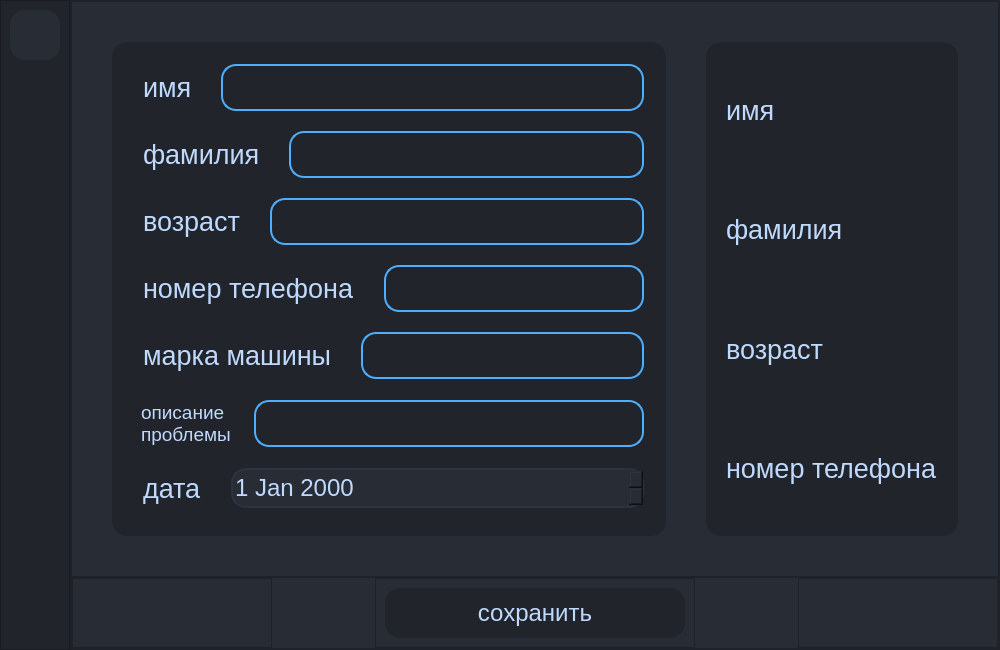
<?xml version="1.0" encoding="UTF-8"?>
<ui version="4.0">
 <class>UserWindow</class>
 <widget class="QMainWindow" name="UserWindow">
  <property name="geometry">
   <rect>
    <x>0</x>
    <y>0</y>
    <width>1000</width>
    <height>650</height>
   </rect>
  </property>
  <property name="minimumSize">
   <size>
    <width>1000</width>
    <height>650</height>
   </size>
  </property>
  <property name="font">
   <font>
    <pointsize>18</pointsize>
   </font>
  </property>
  <property name="windowTitle">
   <string>MainWindow</string>
  </property>
  <widget class="QWidget" name="centralwidget">
   <property name="styleSheet">
    <string notr="true">background-color: rgb(40, 44, 52);

font-family:&quot;Segoe UI&quot;;</string>
   </property>
   <layout class="QHBoxLayout" name="horizontalLayout">
    <property name="spacing">
     <number>0</number>
    </property>
    <property name="leftMargin">
     <number>0</number>
    </property>
    <property name="topMargin">
     <number>0</number>
    </property>
    <property name="rightMargin">
     <number>0</number>
    </property>
    <property name="bottomMargin">
     <number>0</number>
    </property>
    <item>
     <widget class="QFrame" name="Left_Frame">
      <property name="minimumSize">
       <size>
        <width>70</width>
        <height>0</height>
       </size>
      </property>
      <property name="maximumSize">
       <size>
        <width>70</width>
        <height>16777215</height>
       </size>
      </property>
      <property name="styleSheet">
       <string notr="true">background-color: rgb(33, 37, 43);</string>
      </property>
      <property name="frameShape">
       <enum>QFrame::StyledPanel</enum>
      </property>
      <property name="frameShadow">
       <enum>QFrame::Raised</enum>
      </property>
      <property name="lineWidth">
       <number>0</number>
      </property>
      <widget class="QPushButton" name="btn_exit_user">
       <property name="geometry">
        <rect>
         <x>10</x>
         <y>10</y>
         <width>50</width>
         <height>50</height>
        </rect>
       </property>
       <property name="minimumSize">
        <size>
         <width>50</width>
         <height>50</height>
        </size>
       </property>
       <property name="maximumSize">
        <size>
         <width>50</width>
         <height>50</height>
        </size>
       </property>
       <property name="cursor">
        <cursorShape>PointingHandCursor</cursorShape>
       </property>
       <property name="styleSheet">
        <string notr="true">QPushButton{
background-color: rgb(40, 44, 52);
border: 2px solid rgb(40, 44, 52);
border-radius: 15px;
}

QPushButton:hover{
color:rgb(192, 218, 255);
background-color: rgb(43, 51, 67);  
border: 2px solid rgb(33, 37, 43);
border-radius: 15px;
}

QPushButton:pressed{
color:rgb(192, 218, 255);
background-color: rgb(40, 44, 52); 
border: 2px solid rgb(192, 218, 255);
border-radius: 15px;
}</string>
       </property>
       <property name="text">
        <string/>
       </property>
       <property name="icon">
        <iconset resource="../resources/Resource.qrc">
         <normaloff>:/icons/cil-account-logout.png</normaloff>:/icons/cil-account-logout.png</iconset>
       </property>
      </widget>
     </widget>
    </item>
    <item>
     <widget class="QFrame" name="Right_Frame">
      <property name="frameShape">
       <enum>QFrame::StyledPanel</enum>
      </property>
      <property name="frameShadow">
       <enum>QFrame::Raised</enum>
      </property>
      <layout class="QVBoxLayout" name="verticalLayout">
       <property name="spacing">
        <number>0</number>
       </property>
       <property name="leftMargin">
        <number>0</number>
       </property>
       <property name="topMargin">
        <number>0</number>
       </property>
       <property name="rightMargin">
        <number>0</number>
       </property>
       <property name="bottomMargin">
        <number>0</number>
       </property>
       <item>
        <widget class="QFrame" name="Top_Frame">
         <property name="minimumSize">
          <size>
           <width>0</width>
           <height>576</height>
          </size>
         </property>
         <property name="maximumSize">
          <size>
           <width>16777215</width>
           <height>16777215</height>
          </size>
         </property>
         <property name="styleSheet">
          <string notr="true">background-color: rgb(40, 44, 52);
</string>
         </property>
         <property name="frameShape">
          <enum>QFrame::StyledPanel</enum>
         </property>
         <property name="frameShadow">
          <enum>QFrame::Raised</enum>
         </property>
         <property name="lineWidth">
          <number>0</number>
         </property>
         <layout class="QHBoxLayout" name="horizontalLayout_10">
          <property name="spacing">
           <number>40</number>
          </property>
          <property name="leftMargin">
           <number>40</number>
          </property>
          <property name="topMargin">
           <number>40</number>
          </property>
          <property name="rightMargin">
           <number>40</number>
          </property>
          <property name="bottomMargin">
           <number>40</number>
          </property>
          <item>
           <widget class="QFrame" name="frame">
            <property name="minimumSize">
             <size>
              <width>300</width>
              <height>300</height>
             </size>
            </property>
            <property name="maximumSize">
             <size>
              <width>16777215</width>
              <height>16777215</height>
             </size>
            </property>
            <property name="styleSheet">
             <string notr="true">background-color: rgb(33, 37, 43);
border: 2px solid rgb(33, 37, 43);
border-radius: 15px;</string>
            </property>
            <property name="frameShape">
             <enum>QFrame::StyledPanel</enum>
            </property>
            <property name="frameShadow">
             <enum>QFrame::Raised</enum>
            </property>
            <layout class="QVBoxLayout" name="verticalLayout_2">
             <property name="spacing">
              <number>20</number>
             </property>
             <property name="leftMargin">
              <number>20</number>
             </property>
             <property name="topMargin">
              <number>20</number>
             </property>
             <property name="rightMargin">
              <number>20</number>
             </property>
             <property name="bottomMargin">
              <number>20</number>
             </property>
             <item>
              <layout class="QHBoxLayout" name="H_lay_Firstname">
               <item>
                <widget class="QLabel" name="label_Firstname">
                 <property name="font">
                  <font>
                   <family>Segoe UI</family>
                   <pointsize>20</pointsize>
                  </font>
                 </property>
                 <property name="styleSheet">
                  <string notr="true">color: rgb(192, 218, 255);</string>
                 </property>
                 <property name="text">
                  <string>имя</string>
                 </property>
                </widget>
               </item>
               <item>
                <widget class="QTextEdit" name="edit_Firstname">
                 <property name="sizePolicy">
                  <sizepolicy hsizetype="Expanding" vsizetype="Expanding">
                   <horstretch>0</horstretch>
                   <verstretch>0</verstretch>
                  </sizepolicy>
                 </property>
                 <property name="maximumSize">
                  <size>
                   <width>16777215</width>
                   <height>47</height>
                  </size>
                 </property>
                 <property name="font">
                  <font>
                   <family>Segoe UI</family>
                   <pointsize>18</pointsize>
                  </font>
                 </property>
                 <property name="styleSheet">
                  <string notr="true">color: rgb(192, 218, 255);
border: 2px solid rgb(78, 175, 255);  
border-radius: 15px;
</string>
                 </property>
                </widget>
               </item>
              </layout>
             </item>
             <item>
              <layout class="QHBoxLayout" name="H_lay_Lastname">
               <item>
                <widget class="QLabel" name="label_Lastname">
                 <property name="font">
                  <font>
                   <family>Segoe UI</family>
                   <pointsize>20</pointsize>
                  </font>
                 </property>
                 <property name="styleSheet">
                  <string notr="true">color: rgb(192, 218, 255);</string>
                 </property>
                 <property name="text">
                  <string>фамилия</string>
                 </property>
                </widget>
               </item>
               <item>
                <widget class="QTextEdit" name="edit_Lastname">
                 <property name="maximumSize">
                  <size>
                   <width>16777215</width>
                   <height>47</height>
                  </size>
                 </property>
                 <property name="font">
                  <font>
                   <family>Segoe UI</family>
                   <pointsize>18</pointsize>
                  </font>
                 </property>
                 <property name="styleSheet">
                  <string notr="true">color: rgb(192, 218, 255);
border: 2px solid rgb(78, 175, 255);  
border-radius: 15px;
</string>
                 </property>
                </widget>
               </item>
              </layout>
             </item>
             <item>
              <layout class="QHBoxLayout" name="H_lay_age">
               <item>
                <widget class="QLabel" name="label_age">
                 <property name="font">
                  <font>
                   <family>Segoe UI</family>
                   <pointsize>20</pointsize>
                  </font>
                 </property>
                 <property name="styleSheet">
                  <string notr="true">color: rgb(192, 218, 255);</string>
                 </property>
                 <property name="text">
                  <string>возраст</string>
                 </property>
                </widget>
               </item>
               <item>
                <widget class="QTextEdit" name="edit_age">
                 <property name="maximumSize">
                  <size>
                   <width>16777215</width>
                   <height>47</height>
                  </size>
                 </property>
                 <property name="font">
                  <font>
                   <family>Segoe UI</family>
                   <pointsize>18</pointsize>
                  </font>
                 </property>
                 <property name="styleSheet">
                  <string notr="true">color: rgb(192, 218, 255);
border: 2px solid rgb(78, 175, 255);  
border-radius: 15px;
</string>
                 </property>
                </widget>
               </item>
              </layout>
             </item>
             <item>
              <layout class="QHBoxLayout" name="H_lay_phone">
               <item>
                <widget class="QLabel" name="label_phone">
                 <property name="font">
                  <font>
                   <family>Segoe UI</family>
                   <pointsize>20</pointsize>
                  </font>
                 </property>
                 <property name="styleSheet">
                  <string notr="true">color: rgb(192, 218, 255);</string>
                 </property>
                 <property name="text">
                  <string>номер телефона</string>
                 </property>
                </widget>
               </item>
               <item>
                <widget class="QTextEdit" name="edit_phone">
                 <property name="maximumSize">
                  <size>
                   <width>16777215</width>
                   <height>47</height>
                  </size>
                 </property>
                 <property name="font">
                  <font>
                   <family>Segoe UI</family>
                   <pointsize>18</pointsize>
                  </font>
                 </property>
                 <property name="styleSheet">
                  <string notr="true">color: rgb(192, 218, 255);
border: 2px solid rgb(78, 175, 255);  
border-radius: 15px;
</string>
                 </property>
                </widget>
               </item>
              </layout>
             </item>
             <item>
              <layout class="QHBoxLayout" name="H_lay_mark">
               <item>
                <widget class="QLabel" name="label_mark">
                 <property name="font">
                  <font>
                   <family>Segoe UI</family>
                   <pointsize>20</pointsize>
                  </font>
                 </property>
                 <property name="styleSheet">
                  <string notr="true">color: rgb(192, 218, 255);</string>
                 </property>
                 <property name="text">
                  <string>марка машины</string>
                 </property>
                </widget>
               </item>
               <item>
                <widget class="QTextEdit" name="edit_mark">
                 <property name="maximumSize">
                  <size>
                   <width>16777215</width>
                   <height>47</height>
                  </size>
                 </property>
                 <property name="font">
                  <font>
                   <family>Segoe UI</family>
                   <pointsize>18</pointsize>
                  </font>
                 </property>
                 <property name="styleSheet">
                  <string notr="true">color: rgb(192, 218, 255);
border: 2px solid rgb(78, 175, 255);  
border-radius: 15px;
</string>
                 </property>
                </widget>
               </item>
              </layout>
             </item>
             <item>
              <layout class="QHBoxLayout" name="H_lay_desription">
               <item>
                <widget class="QLabel" name="label_description">
                 <property name="maximumSize">
                  <size>
                   <width>100</width>
                   <height>16777215</height>
                  </size>
                 </property>
                 <property name="font">
                  <font>
                   <family>Segoe UI</family>
                   <pointsize>14</pointsize>
                  </font>
                 </property>
                 <property name="styleSheet">
                  <string notr="true">color: rgb(192, 218, 255);</string>
                 </property>
                 <property name="text">
                  <string>описание
проблемы</string>
                 </property>
                </widget>
               </item>
               <item>
                <widget class="QTextEdit" name="edit_description">
                 <property name="maximumSize">
                  <size>
                   <width>16777215</width>
                   <height>47</height>
                  </size>
                 </property>
                 <property name="font">
                  <font>
                   <family>Segoe UI</family>
                   <pointsize>18</pointsize>
                  </font>
                 </property>
                 <property name="styleSheet">
                  <string notr="true">color: rgb(192, 218, 255);
border: 2px solid rgb(78, 175, 255);  
border-radius: 15px;
</string>
                 </property>
                </widget>
               </item>
              </layout>
             </item>
             <item>
              <layout class="QHBoxLayout" name="H_lay_data">
               <item>
                <widget class="QLabel" name="label_data">
                 <property name="maximumSize">
                  <size>
                   <width>100</width>
                   <height>16777215</height>
                  </size>
                 </property>
                 <property name="font">
                  <font>
                   <family>Segoe UI</family>
                   <pointsize>20</pointsize>
                  </font>
                 </property>
                 <property name="styleSheet">
                  <string notr="true">color: rgb(192, 218, 255);</string>
                 </property>
                 <property name="text">
                  <string>дата</string>
                 </property>
                </widget>
               </item>
               <item>
                <widget class="QDateEdit" name="dateEdit_user">
                 <property name="sizePolicy">
                  <sizepolicy hsizetype="Expanding" vsizetype="Fixed">
                   <horstretch>0</horstretch>
                   <verstretch>0</verstretch>
                  </sizepolicy>
                 </property>
                 <property name="minimumSize">
                  <size>
                   <width>200</width>
                   <height>40</height>
                  </size>
                 </property>
                 <property name="font">
                  <font>
                   <family>Segoe UI</family>
                   <pointsize>18</pointsize>
                  </font>
                 </property>
                 <property name="styleSheet">
                  <string notr="true">color: rgb(192, 218, 255);
background-color: rgb(40, 44, 52);
border: 2px solid rgb(43, 51, 67); 
border-radius: 15px;</string>
                 </property>
                </widget>
               </item>
              </layout>
             </item>
            </layout>
           </widget>
          </item>
          <item>
           <widget class="QFrame" name="Info_Frame">
            <property name="maximumSize">
             <size>
              <width>16777215</width>
              <height>16777215</height>
             </size>
            </property>
            <property name="styleSheet">
             <string notr="true">background-color: rgb(33, 37, 43);
border: 2px solid rgb(33, 37, 43);
border-radius: 15px;</string>
            </property>
            <property name="frameShape">
             <enum>QFrame::StyledPanel</enum>
            </property>
            <property name="frameShadow">
             <enum>QFrame::Raised</enum>
            </property>
            <layout class="QVBoxLayout" name="verticalLayout_4">
             <item>
              <widget class="QLabel" name="label_Firstname_edit">
               <property name="font">
                <font>
                 <family>Segoe UI</family>
                 <pointsize>20</pointsize>
                </font>
               </property>
               <property name="styleSheet">
                <string notr="true">color: rgb(192, 218, 255);</string>
               </property>
               <property name="text">
                <string>имя</string>
               </property>
              </widget>
             </item>
             <item>
              <widget class="QLabel" name="label_Lastname_edit">
               <property name="font">
                <font>
                 <family>Segoe UI</family>
                 <pointsize>20</pointsize>
                </font>
               </property>
               <property name="styleSheet">
                <string notr="true">color: rgb(192, 218, 255);</string>
               </property>
               <property name="text">
                <string>фамилия</string>
               </property>
              </widget>
             </item>
             <item>
              <widget class="QLabel" name="label_age_edit">
               <property name="font">
                <font>
                 <family>Segoe UI</family>
                 <pointsize>20</pointsize>
                </font>
               </property>
               <property name="styleSheet">
                <string notr="true">color: rgb(192, 218, 255);</string>
               </property>
               <property name="text">
                <string>возраст</string>
               </property>
              </widget>
             </item>
             <item>
              <widget class="QLabel" name="label_phone_edit">
               <property name="font">
                <font>
                 <family>Segoe UI</family>
                 <pointsize>20</pointsize>
                </font>
               </property>
               <property name="styleSheet">
                <string notr="true">color: rgb(192, 218, 255);</string>
               </property>
               <property name="text">
                <string>номер телефона</string>
               </property>
              </widget>
             </item>
            </layout>
           </widget>
          </item>
         </layout>
        </widget>
       </item>
       <item>
        <widget class="QFrame" name="Bot_Frame">
         <property name="minimumSize">
          <size>
           <width>300</width>
           <height>0</height>
          </size>
         </property>
         <property name="maximumSize">
          <size>
           <width>16777215</width>
           <height>100</height>
          </size>
         </property>
         <property name="styleSheet">
          <string notr="true">background-color: rgb(40, 44, 52);
</string>
         </property>
         <property name="frameShape">
          <enum>QFrame::StyledPanel</enum>
         </property>
         <property name="frameShadow">
          <enum>QFrame::Raised</enum>
         </property>
         <property name="lineWidth">
          <number>0</number>
         </property>
         <layout class="QHBoxLayout" name="horizontalLayout_2">
          <property name="spacing">
           <number>0</number>
          </property>
          <property name="leftMargin">
           <number>0</number>
          </property>
          <property name="topMargin">
           <number>0</number>
          </property>
          <property name="rightMargin">
           <number>0</number>
          </property>
          <property name="bottomMargin">
           <number>0</number>
          </property>
          <item>
           <widget class="QFrame" name="Holow_L_Frame">
            <property name="maximumSize">
             <size>
              <width>200</width>
              <height>16777215</height>
             </size>
            </property>
            <property name="styleSheet">
             <string notr="true">background-color: rgb(40, 44, 52);</string>
            </property>
            <property name="frameShape">
             <enum>QFrame::StyledPanel</enum>
            </property>
            <property name="frameShadow">
             <enum>QFrame::Raised</enum>
            </property>
           </widget>
          </item>
          <item alignment="Qt::AlignHCenter|Qt::AlignVCenter">
           <widget class="QFrame" name="Save_Frame">
            <property name="styleSheet">
             <string notr="true">background-color: rgb(40, 44, 52);</string>
            </property>
            <property name="frameShape">
             <enum>QFrame::StyledPanel</enum>
            </property>
            <property name="frameShadow">
             <enum>QFrame::Raised</enum>
            </property>
            <layout class="QVBoxLayout" name="verticalLayout_3">
             <item alignment="Qt::AlignHCenter|Qt::AlignTop">
              <widget class="QPushButton" name="btn_save">
               <property name="sizePolicy">
                <sizepolicy hsizetype="Preferred" vsizetype="Fixed">
                 <horstretch>0</horstretch>
                 <verstretch>0</verstretch>
                </sizepolicy>
               </property>
               <property name="minimumSize">
                <size>
                 <width>300</width>
                 <height>50</height>
                </size>
               </property>
               <property name="font">
                <font>
                 <family>Segoe UI</family>
                 <pointsize>18</pointsize>
                </font>
               </property>
               <property name="cursor">
                <cursorShape>PointingHandCursor</cursorShape>
               </property>
               <property name="styleSheet">
                <string notr="true">QPushButton{
color:rgb(192, 218, 255);
background-color: rgb(33, 37, 43);;  
border: 2px solid rgb(33, 37, 43);
border-radius: 15px;
}

QPushButton:hover{
color:rgb(192, 218, 255);
background-color: rgb(43, 51, 67);  
border: 2px solid rgb(33, 37, 43);
border-radius: 15px;
}

QPushButton:pressed{
color:rgb(192, 218, 255);
background-color: rgb(33, 37, 43);;  
border: 2px solid rgb(192, 218, 255);
border-radius: 15px;
}

</string>
               </property>
               <property name="text">
                <string>сохранить</string>
               </property>
              </widget>
             </item>
            </layout>
           </widget>
          </item>
          <item>
           <widget class="QFrame" name="Holow_R_Frame">
            <property name="maximumSize">
             <size>
              <width>200</width>
              <height>16777215</height>
             </size>
            </property>
            <property name="frameShape">
             <enum>QFrame::StyledPanel</enum>
            </property>
            <property name="frameShadow">
             <enum>QFrame::Raised</enum>
            </property>
           </widget>
          </item>
         </layout>
        </widget>
       </item>
      </layout>
     </widget>
    </item>
   </layout>
  </widget>
 </widget>
 <resources>
  <include location="../resources/Resource.qrc"/>
  <include location="../resources/Resource.qrc"/>
 </resources>
 <connections/>
</ui>
